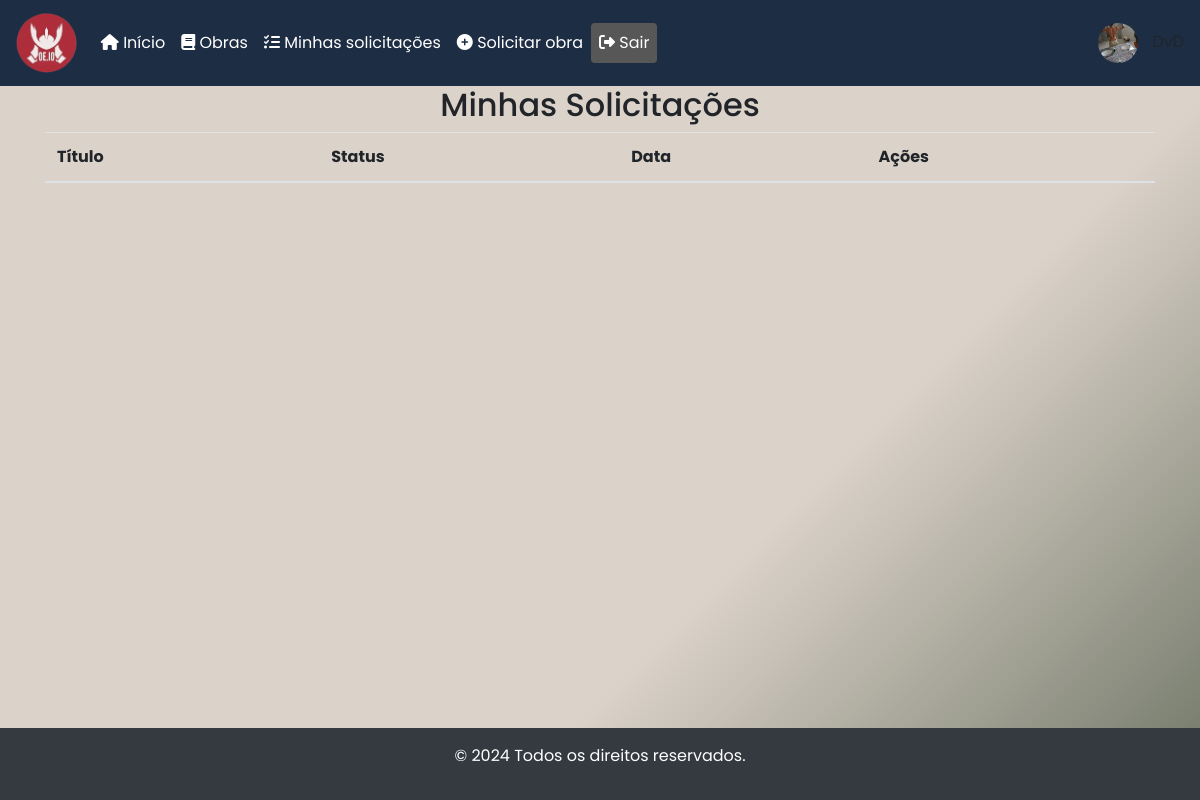
The page /minhas-solicitacoes/ (signed in) on the database as committed earlier.
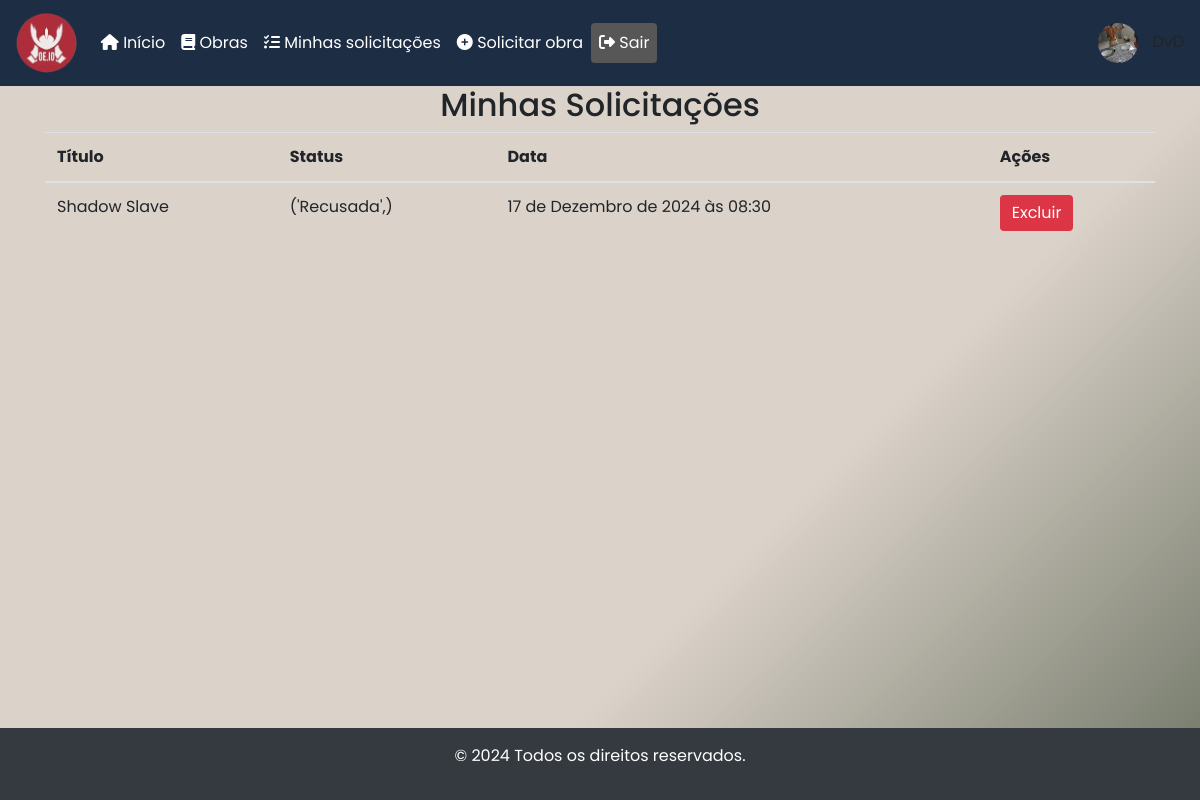
The same page on the database as committed later.
### core/models.py (models this page shows, shortened)
class Profile(models.Model):
    user = models.OneToOneField(User, on_delete=models.CASCADE)
    name = models.CharField(max_length=150)
    email = models.EmailField(unique=True, null=True, blank=True)
    photo = models.ImageField(upload_to='profile_photos/', null=True, blank=True)

class SolicitacaoObra(models.Model):
    usuario = models.ForeignKey(User, on_delete=models.CASCADE, related_name="solicitacoes")
    titulo = models.CharField(max_length=200)
    data_solicitacao = models.DateTimeField(auto_now_add=True)
    status = models.CharField(
        max_length=20,
        choices=(
            ('Pendente', 'Pendente'),
            ('Aprovada', 'Aprovada'),
            ('Recusada', 'Recusada')
        ),
        default='Pendente'
    )

### core/views.py (the view)
# urls.py: path('minhas-solicitacoes/', views.minhas_solicitacoes, name='minhas_solicitacoes'),
@login_required
def minhas_solicitacoes(request):
    solicitacoes = SolicitacaoObra.objects.filter(usuario=request.user)
    return render(request, 'minhas_solicitacoes.html', {'solicitacoes': solicitacoes})

### core/templates/minhas_solicitacoes.html (shortened to what this page needs)
{% extends 'modelo.html' %}
{% load static %}
{% block conteudo %}
<div class="container">
    <h2 class="text-center">Minhas Solicitações</h2>
    <table class="table">
        <thead>
            <tr>
                <th>Título</th>
                <th>Status</th>
                <th>Data</th>
                <th>Ações</th>
            </tr>
        </thead>
        <tbody>
            {% for solicitacao in solicitacoes %}
            <tr>
                <td>{{ solicitacao.titulo }}</td>
                <td>{{ solicitacao.status }}</td>
                <td>{{ solicitacao.data_solicitacao }}</td>
                <td>
                    <a href="{% url 'excluir_solicitacao' solicitacao.id %}" class="btn btn-danger" onclick="return confirm('Tem certeza que deseja excluir esta solicitação?')">Excluir</a>
                </td>
            </tr>
            {% endfor %}
        </tbody>
    </table>
</div>
{% endblock %}

### core/templates/modelo.html (shortened to what this page needs)
{% load static %}
<!DOCTYPE html>
<html lang="pt-br">
<head>
    <link rel="stylesheet" href="https://cdnjs.cloudflare.com/ajax/libs/font-awesome/6.4.0/css/all.min.css">
    <link rel="stylesheet" href="{% static 'css/bootstrap.min.css' %}">
    <link rel="stylesheet" href="{% static 'css/style.css' %}">
    <link rel="stylesheet" href="{% static 'css/banner.css' %}">
    <link rel="stylesheet" href="{% static 'css/photo.css' %}">
</head>
<body>
    {% block sidebar %}
    <nav class="navbar navbar-expand-lg navbar-light custom-navbar">
        <a class="navbar-brand" href="">
            <img src="{% static 'img/logo.png' %}" alt="Logo" style="height: 60px;">
        </a>
        <div class="collapse navbar-collapse" id="navbarNav">
            <ul class="navbar-nav">
                <li class="nav-item">
                    <a class="nav-link" href="{% url 'inicio' %}">
                        <i class="fas fa-home"></i> Início
                    </a>
                </li>
                <li class="nav-item">
                    <a class="nav-link" href="{% url 'todas_as_obras' %}">
                        <i class="fas fa-book"></i> Obras
                    </a>
                </li>
                {% if user.is_authenticated %}
                    <li class="nav-item">
                        <a class="nav-link" href="{% url 'minhas_solicitacoes' %}">
                            <i class="fas fa-tasks"></i> Minhas solicitações
                        </a>
                    </li>
                    <li class="nav-item">
                        <a class="nav-link" href="{% url 'solicitar_obra' %}">
                            <i class="fas fa-plus-circle"></i> Solicitar obra
                        </a>
                    </li>
                {% endif %}
                {% if user.is_authenticated %}
                    <li class="nav-item">
                        <form action="{% url 'logout' %}" method="post" class="mb-0">
                            <button type="submit" class="nav-link btn btn-dark-gray">
                                <i class="fas fa-sign-out-alt"></i> Sair
                            </button>
                        </form>
                    </li>
                {% endif %}
            </ul>
            {% if user.is_authenticated %}
            <ul class="navbar-nav navbar-profile ml-auto">
                <li class="nav-item d-flex align-items-center">
                    <div class="navbar-profile">
                        <a href="{% url 'profile' %}" style="text-decoration: none; color: inherit;">
                            {% if user.profile.photo %}
                                <img src="{{ user.profile.photo.url }}" alt="User Photo" class="profile-picture">
                            {% else %}
                                <img src="{% static 'img/default-avatar.png' %}" alt="Default Photo" class="profile-picture">
                            {% endif %}
                            <span>{{ user.username }}</span>
                        </a>
                    </div>
                </li>
            </ul>
            {% endif %}
        </div>
    </nav>
    {% endblock %}
    {% block conteudo %}{% endblock %}
    {% block rodape %}
    <footer class="bg-dark text-white text-center py-3">
        <p>&copy; 2024 Todos os direitos reservados.</p>
    </footer>
    {% endblock %}
</body>
</html>

### static/css/style.css (style rules this page uses)
body, input, button, .form-label, .form-control, .btn-custom, .btn-custom-login, .profile-header h2, .profile-info p, .profile-actions .btn, .obra-capa, .nav-item .btn-custom-login, .nav-item .btn-custom { font-family: 'Poppins', 'Inter', 'Courier Prime', sans-serif; }
body { min-height: 100vh; display: flex; flex-direction: column; background: linear-gradient(135deg, #DBD2C9 65%, #6F7666 100%); margin: 0; }
footer { background-color: #343a40; color: white; text-align: center; padding: 10px 0; margin-top: auto; }
.btn-danger { background-color: #dc3545; color: white; border: none; }
.custom-navbar { background-color: #1D2D44 ; }
.navbar-light .navbar-nav .nav-link { color: #fff; }
.btn-dark-gray { background-color: #575757; color: white; border: none; }

### static/css/photo.css (style rules this page uses)
.navbar-profile { margin-left: auto; display: flex; align-items: center; }
.navbar-profile .profile-picture { width: 40px; height: 40px; border-radius: 50%; object-fit: cover; margin-right: 10px; }

Rows that differ between the two databases and show on the page:
added SolicitacaoObra: titulo "Shadow Slave", status "('Recusada',)", data_solicitacao "17 de Dezembro de 2024 às 08:30"
